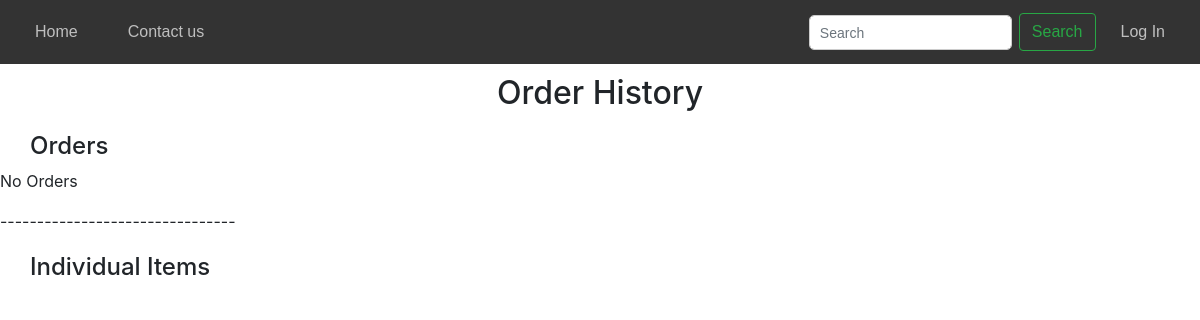
The app's page /history, older data.
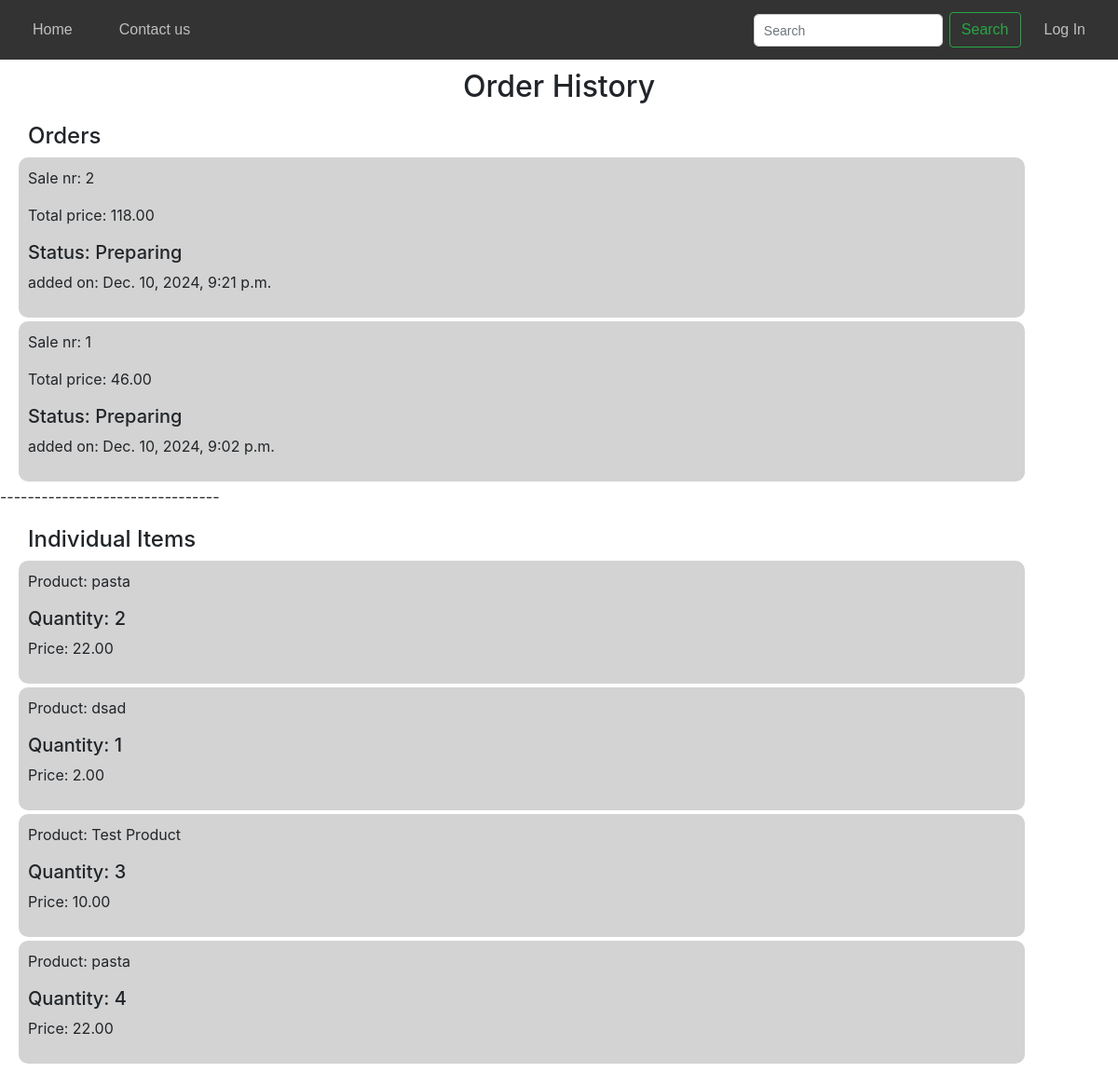
The same page, newer data.
### rest_mng/models.py (models this page shows)
class Sales(models.Model):
    user = models.ForeignKey(User, on_delete=models.CASCADE, related_name="sales")
    date = models.DateTimeField(auto_now_add=True, null=True, blank=True)
    total_price = models.DecimalField(max_digits=10, decimal_places=2)
    STATUS_CHOICES = [
        ('Preparing', 'Preparing'),
        ('Ready', 'Ready'),
        ('Collected', 'Collected'),
    ]
    status = models.CharField(max_length=9, choices=STATUS_CHOICES, default='Preparing')

class SalesItems(models.Model):
    sale = models.ForeignKey(Sales, on_delete=models.CASCADE, related_name="items")
    product = models.ForeignKey('Product', on_delete=models.PROTECT)
    quantity = models.PositiveIntegerField()
    price = models.DecimalField(max_digits=10, decimal_places=2)

class Product(models.Model):
    prod_name = models.CharField(max_length=15)
    prod_desc = models.CharField(max_length=255)
    price = models.DecimalField(max_digits=10, decimal_places=2)
    category = models.CharField(max_length=50, choices=[('Soft Drink', 'Soft Drink'), ('Alcohol Drink', 'Alcohol Drink'), ('Food', 'Food'),('Desert', 'Desert')], default='N/A')
    date = models.DateTimeField(auto_now_add=True)
    in_stock = models.BooleanField(default=True)
    image = models.ImageField(upload_to='images/', blank=True, null=True)
    favorite = models.ManyToManyField(User, blank= True,  related_name="favorite")

### rest_mng/views.py (the view)
# urls.py: path("history", views.history, name="history"),
def history(request):
    sales = Sales.objects.order_by('-date')
    items = SalesItems.objects.all()
    return render(request, 'rest_mng/sales_history.html',{
        'sales':sales,
        'items': items
    })

### rest_mng/templates/rest_mng/sales_history.html (shortened to what this page needs)
{% extends "rest_mng/layout.html" %}
{% load static %}
{% block body %}
<h2>Order History</h2>
<h4>Orders</h4>
    {% for sale in sales %}
    <div class="product">
        <p>Sale nr: {{ sale.id }}</p>
        <p>Total price: {{sale.total_price}}</p>
        <h5>Status: {{ sale.status }}</h5>
        <p >added on: {{ sale.date }}</p>
    </div>
    {% empty %}
            <p>No Orders</p>
    {% endfor %}
    <p>--------------------------------</p>
<h4>Individual Items</h4>
    {% for item in items %}
    <div class="product">
        <p>Product: {{ item.product.prod_name }}</p>
        <h5>Quantity: {{ item.quantity }}</h5>
        <p >Price: {{ item.price }}</p>
    </div>
    {% endfor %}
{% endblock %}

Row changes from the older to the newer data that the page shows:
added Sales: id "2", total_price "118.00", status "Preparing", date "Dec. 10, 2024, 9:21 p.m."
added Sales: id "1", total_price "46.00", status "Preparing", date "Dec. 10, 2024, 9:02 p.m."
added SalesItems: product.prod_name "pasta", quantity "2", price "22.00"
added SalesItems: product.prod_name "dsad", quantity "1", price "2.00"
added SalesItems: product.prod_name "Test Product", quantity "3", price "10.00"
added SalesItems: product.prod_name "pasta", quantity "4", price "22.00"
Text that changed along with them:
text no longer shown: "No Orders"
